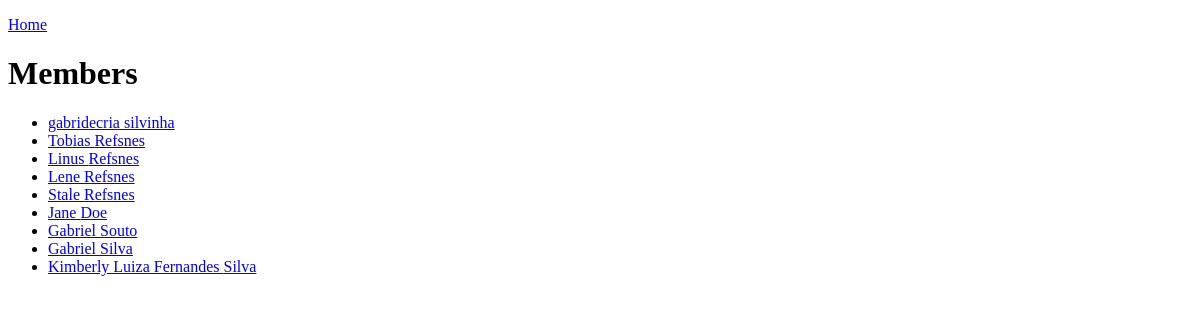
/members/, run on an earlier commit of the app's database.
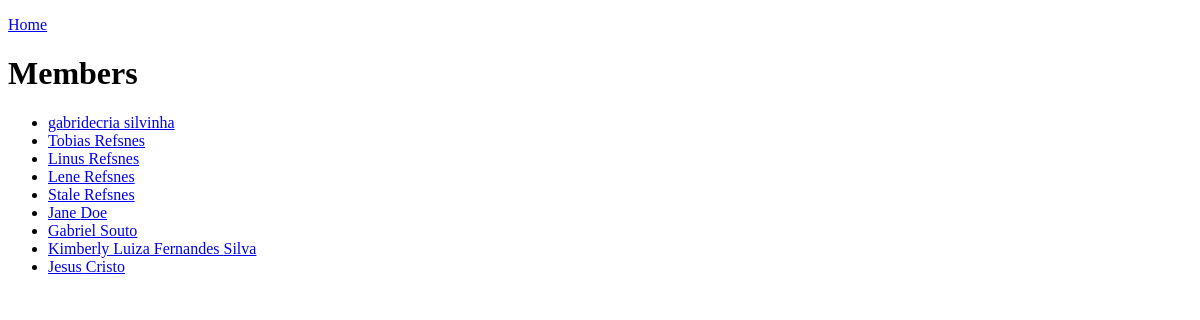
And on a later commit of the database.
### members/models.py (models this page shows, shortened)
class Member(models.Model):
    firstname = models.CharField(max_length=255)
    lastname = models.CharField(max_length=255)
    phone = models.IntegerField(null=True)
    joined_date = models.DateField(null=True)

### members/views.py (the view)
# urls.py: path("members/",views.members,name="members"),
def members(request):
    mymembers = Member.objects.all().values()
    template = loader.get_template('all_members.html')
    context = {
        "mymembers":mymembers
    }
    return HttpResponse(template.render(context,request))

### members/templates/all_members.html (shortened to what this page needs)
{% extends "master.html" %}
{% block content %}
    <p><a href="/" >Home</a></p>
  <h1>Members</h1>
  <ul>
    {% for x in mymembers %}
      <li><a href="details/{{ x.id }}">{{ x.firstname }} {{ x.lastname }}</a></li>
    {% endfor %}
  </ul>
{% endblock %}

What changed in the data, as far as the page shows it:
removed Member: firstname "Gabriel", lastname "Silva"
added Member: firstname "Jesus", lastname "Cristo"
